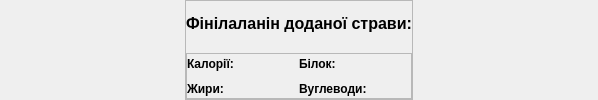
                <widget class="QWidget" name="whenstravaadded_2">
                 <layout class="QHBoxLayout" name="horizontalLayout">
                  <property name="spacing">
                   <number>0</number>
                  </property>
                  <property name="leftMargin">
                   <number>0</number>
                  </property>
                  <property name="topMargin">
                   <number>0</number>
                  </property>
                  <property name="rightMargin">
                   <number>0</number>
                  </property>
                  <property name="bottomMargin">
                   <number>0</number>
                  </property>
                  <item>
                   <spacer name="horizontalSpacer_21">
                    <property name="orientation">
                     <enum>Qt::Orientation::Horizontal</enum>
                    </property>
                    <property name="sizeHint" stdset="0">
                     <size>
                      <width>185</width>
                      <height>20</height>
                     </size>
                    </property>
                   </spacer>
                  </item>
                  <item>
                   <widget class="QFrame" name="infobox_belok">
                    <property name="styleSheet">
                     <string notr="true">

#infobox_belok {
	border-image: url(:/assets/ckal page/infobox.svg) strech ;


}</string>
                    </property>
                    <property name="frameShape">
                     <enum>QFrame::Shape::StyledPanel</enum>
                    </property>
                    <property name="frameShadow">
                     <enum>QFrame::Shadow::Raised</enum>
                    </property>
                    <layout class="QVBoxLayout" name="verticalLayout_18">
                     <property name="leftMargin">
                      <number>0</number>
                     </property>
                     <property name="topMargin">
                      <number>0</number>
                     </property>
                     <property name="rightMargin">
                      <number>0</number>
                     </property>
                     <property name="bottomMargin">
                      <number>0</number>
                     </property>
                     <item>
                      <widget class="QLabel" name="lb1_2">
                       <property name="styleSheet">
                        <string notr="true">	background-color: rgba(0, 0, 0, 0) !important; 
    background: none !important;                  
    border: none !important;                    
	color: black; font-weight: bold;</string>
                       </property>
                       <property name="text">
                        <string>&lt;html&gt;&lt;head/&gt;&lt;body&gt;&lt;p&gt;&lt;span style=&quot; font-size:12pt; color:#000000;&quot;&gt;Фінілаланін доданої страви:&lt;/span&gt;&lt;/p&gt;&lt;/body&gt;&lt;/html&gt;</string>
                       </property>
                      </widget>
                     </item>
                     <item>
                      <widget class="QFrame" name="frame_2">
                       <property name="frameShape">
                        <enum>QFrame::Shape::StyledPanel</enum>
                       </property>
                       <property name="frameShadow">
                        <enum>QFrame::Shadow::Raised</enum>
                       </property>
                       <layout class="QGridLayout" name="gridLayout_4">
                        <property name="leftMargin">
                         <number>0</number>
                        </property>
                        <property name="topMargin">
                         <number>0</number>
                        </property>
                        <property name="rightMargin">
                         <number>0</number>
                        </property>
                        <property name="bottomMargin">
                         <number>0</number>
                        </property>
                        <property name="horizontalSpacing">
                         <number>0</number>
                        </property>
                        <property name="verticalSpacing">
                         <number>5</number>
                        </property>
                        <item row="0" column="0">
                         <widget class="QLabel" name="ckal_lbl_2">
                          <property name="styleSheet">
                           <string notr="true">	background-color: rgba(0, 0, 0, 0) !important; 
    background: none !important;                  
    border: none !important;                    
	color: black; font-weight: bold;</string>
                          </property>
                          <property name="text">
                           <string>Калорії:</string>
                          </property>
                         </widget>
                        </item>
                        <item row="0" column="1">
                         <widget class="QLabel" name="protein_lbl_2">
                          <property name="styleSheet">
                           <string notr="true">	background-color: rgba(0, 0, 0, 0) !important; 
    background: none !important;                  
    border: none !important;                    
	color: black; font-weight: bold;</string>
                          </property>
                          <property name="text">
                           <string>Білок:</string>
                          </property>
                         </widget>
                        </item>
                        <item row="1" column="0">
                         <widget class="QLabel" name="fats_lbl_2">
                          <property name="styleSheet">
                           <string notr="true">	background-color: rgba(0, 0, 0, 0) !important; 
    background: none !important;                  
    border: none !important;                    
	color: black; font-weight: bold;</string>
                          </property>
                          <property name="text">
                           <string>Жири:</string>
                          </property>
                         </widget>
                        </item>
                        <item row="1" column="1">
                         <widget class="QLabel" name="carbs_lbl_2">
                          <property name="styleSheet">
                           <string notr="true">	background-color: rgba(0, 0, 0, 0) !important; 
    background: none !important;                  
    border: none !important;                    
	color: black; font-weight: bold;</string>
                          </property>
                          <property name="text">
                           <string>Вуглеводи:</string>
                          </property>
                         </widget>
                        </item>
                       </layout>
                      </widget>
                     </item>
                    </layout>
                   </widget>
                  </item>
                  <item>
                   <spacer name="horizontalSpacer_22">
                    <property name="orientation">
                     <enum>Qt::Orientation::Horizontal</enum>
                    </property>
                    <property name="sizeHint" stdset="0">
                     <size>
                      <width>185</width>
                      <height>20</height>
                     </size>
                    </property>
                   </spacer>
                  </item>
                 </layout>
                </widget>
